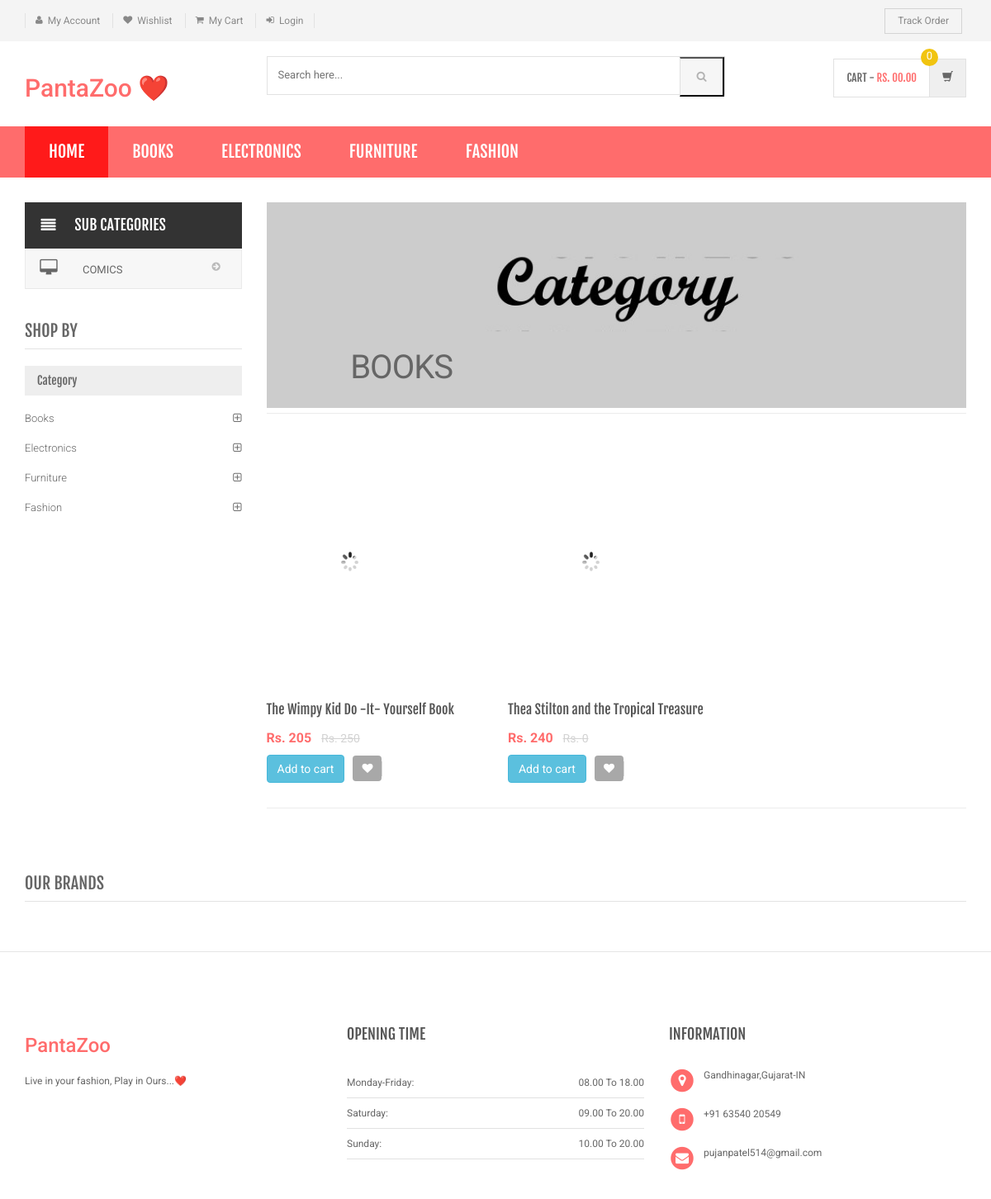
The page /category.php?cid=3 on the database its author committed.
### tables this page shows
CREATE TABLE `category` (
  `id` int(11) NOT NULL,
  `categoryName` varchar(255) DEFAULT NULL,
  `categoryDescription` longtext DEFAULT NULL,
  `creationDate` timestamp NOT NULL DEFAULT current_timestamp(),
  `updationDate` varchar(255) DEFAULT NULL
);

CREATE TABLE `subcategory` (
  `id` int(11) NOT NULL,
  `categoryid` int(11) DEFAULT NULL,
  `subcategory` varchar(255) DEFAULT NULL,
  `creationDate` timestamp NULL DEFAULT current_timestamp(),
  `updationDate` varchar(255) DEFAULT NULL
);

CREATE TABLE `products` (
  `id` int(11) NOT NULL,
  `category` int(11) NOT NULL,
  `subCategory` int(11) DEFAULT NULL,
  `productName` varchar(255) DEFAULT NULL,
  `productCompany` varchar(255) DEFAULT NULL,
  `productPrice` int(11) DEFAULT NULL,
  `productPriceBeforeDiscount` int(11) DEFAULT NULL,
  `productDescription` longtext DEFAULT NULL,
  `productImage1` varchar(255) DEFAULT NULL,
  `productImage2` varchar(255) DEFAULT NULL,
  `productImage3` varchar(255) DEFAULT NULL,
  `shippingCharge` int(11) DEFAULT NULL,
  `productAvailability` varchar(255) DEFAULT NULL,
  `postingDate` timestamp NULL DEFAULT current_timestamp(),
  `updationDate` varchar(255) DEFAULT NULL
);

### category.php (the view, shortened to what this page needs)
<?php
include('includes/config.php');
$cid=intval($_GET['cid']);
?>
<!DOCTYPE html>
<html lang="en">
	<head>
	    <link rel="stylesheet" href="assets/css/bootstrap.min.css">
	    <link rel="stylesheet" href="assets/css/main.css">
	    <link rel="stylesheet" href="assets/css/red.css">
	    <link rel="stylesheet" href="assets/css/owl.carousel.css">
		<link rel="stylesheet" href="assets/css/owl.transitions.css">
		<link href="assets/css/lightbox.css" rel="stylesheet">
		<link rel="stylesheet" href="assets/css/animate.min.css">
		<link rel="stylesheet" href="assets/css/rateit.css">
		<link rel="stylesheet" href="assets/css/bootstrap-select.min.css">
		<link rel="stylesheet" href="assets/css/config.css">
		<link href="assets/css/green.css" rel="alternate stylesheet" title="Green color">
		<link href="assets/css/blue.css" rel="alternate stylesheet" title="Blue color">
		<link href="assets/css/red.css" rel="alternate stylesheet" title="Red color">
		<link href="assets/css/orange.css" rel="alternate stylesheet" title="Orange color">
		<link href="assets/css/dark-green.css" rel="alternate stylesheet" title="Darkgreen color">
		<link rel="stylesheet" href="assets/css/font-awesome.min.css">
	</head>
    <body class="cnt-home">
<header class="header-style-1">
<?php include('includes/top-header.php');?>
<?php include('includes/main-header.php');?>
<?php include('includes/menu-bar.php');?>
</header>
<div class="body-content outer-top-xs">
	<div class='container'>
		<div class='row outer-bottom-sm'>
			<div class='col-md-3 sidebar'>
<div class="side-menu animate-dropdown outer-bottom-xs">
<div class="side-menu animate-dropdown outer-bottom-xs">
    <div class="head"><i class="icon fa fa-align-justify fa-fw"></i>Sub Categories</div>
    <nav class="yamm megamenu-horizontal" role="navigation">
        <ul class="nav">
            <li class="dropdown menu-item">
              <?php $sql=mysqli_query($con,"select id,subcategory  from subcategory where categoryid='$cid'");
while($row=mysqli_fetch_array($sql))
{
    ?>
                <a href="sub-category.php?scid=<?php echo $row['id'];?>" class="dropdown-toggle"><i class="icon fa fa-desktop fa-fw"></i>
                <?php echo $row['subcategory'];?></a>
                <?php }?>
</li>
</ul>
    </nav>
</div>
</div>
	            <div class="sidebar-module-container">
	            	<h3 class="section-title">shop by</h3>
	            	<div class="sidebar-filter">
<div class="sidebar-widget wow fadeInUp outer-bottom-xs ">
	<div class="widget-header m-t-20">
		<h4 class="widget-title">Category</h4>
	</div>
	<div class="sidebar-widget-body m-t-10">
	         <?php $sql=mysqli_query($con,"select id,categoryName  from category");
while($row=mysqli_fetch_array($sql))
{
    ?>
		<div class="accordion">
	    	<div class="accordion-group">
	            <div class="accordion-heading">
	                <a href="category.php?cid=<?php echo $row['id'];?>"  class="accordion-toggle collapsed">
	                   <?php echo $row['categoryName'];?>
	                </a>
	            </div>
	        </div>
	    </div>
	    <?php } ?>
	</div>
</div>
	            	</div>
	            </div>
            </div>
			<div class='col-md-9'>
	<div id="category" class="category-carousel hidden-xs">
		<div class="item">
			<div class="image">
				<img src="assets/images/banners/cat-banner-1.jpg" alt="" class="img-responsive">
			</div>
			<div class="container-fluid">
				<div class="caption vertical-top text-left">
					<div class="big-text">
						<br />
					</div>
					       <?php $sql=mysqli_query($con,"select categoryName  from category where id='$cid'");
while($row=mysqli_fetch_array($sql))
{
    ?>
					<div class="excerpt hidden-sm hidden-md">
						<?php echo htmlentities($row['categoryName']);?>
					</div>
			<?php } ?>
				</div>
			</div>
		</div>
</div>
				<div class="search-result-container">
					<div id="myTabContent" class="tab-content">
						<div class="tab-pane active " id="grid-container">
							<div class="category-product  inner-top-vs">
								<div class="row">
			<?php
$ret=mysqli_query($con,"select * from products where category='$cid'");
$num=mysqli_num_rows($ret);
if($num>0)
{
while ($row=mysqli_fetch_array($ret))
{?>
		<div class="col-sm-6 col-md-4 wow fadeInUp">
			<div class="products">
	<div class="product">
		<div class="product-image">
			<div class="image">
				<a href="product-details.php?pid=<?php echo htmlentities($row['id']);?>"><img  src="assets/images/blank.gif" data-echo="admin/productimages/<?php echo htmlentities($row['id']);?>/<?php echo htmlentities($row['productImage1']);?>" alt="" width="200" height="300"></a>
			</div>
		</div>
		<div class="product-info text-left">
			<h3 class="name"><a href="product-details.php?pid=<?php echo htmlentities($row['id']);?>"><?php echo htmlentities($row['productName']);?></a></h3>
			<div class="product-price">
				<span class="price">
					Rs. <?php echo htmlentities($row['productPrice']);?>			</span>
										     <span class="price-before-discount">Rs. <?php echo htmlentities($row['productPriceBeforeDiscount']);?></span>
			</div>
		</div>
					<div class="cart clearfix animate-effect">
				<div class="action">
					<ul class="list-unstyled">
						<li class="add-cart-button btn-group">
								<?php if($row['productAvailability']=='In Stock'){?>
							<a href="category.php?page=product&action=add&id=<?php echo $row['id']; ?>">
							<button class="btn btn-info" type="button">Add to cart</button></a>
								<?php } else {?>
							<div class="action" style="color:red">Out of Stock</div>
					<?php } ?>
						</li>
		                <li class="lnk wishlist">
							<a class="add-to-wishlist" href="category.php?pid=<?php echo htmlentities($row['id'])?>&&action=wishlist" title="Wishlist">
								 <i class="icon fa fa-heart"></i>
							</a>
						</li>
					</ul>
				</div>
			</div>
			</div>
			</div>
		</div>
	  <?php } } else {?>
		<div class="col-sm-6 col-md-4 wow fadeInUp"> <h3>No Product Found</h3>
		</div>
<?php } ?>
										</div>
							</div>
						</div>
				</div>
			</div>
		</div></div>
		<?php include('includes/brands-slider.php');?>
</div>
</div>
<?php include('includes/footer.php');?>
</body>
</html>

### includes/menu-bar.php (shortened to what this page needs)
<div class="header-nav animate-dropdown">
    <div class="container">
        <div class="yamm navbar navbar-default" role="navigation">
            <div class="nav-bg-class">
                <div class="navbar-collapse collapse" id="mc-horizontal-menu-collapse">
	<div class="nav-outer">
		<ul class="nav navbar-nav">
			<li class="active dropdown yamm-fw">
				<a href="index.php" data-hover="dropdown" class="dropdown-toggle">Home</a>
			</li>
              <?php $sql=mysqli_query($con,"select id,categoryName  from category limit 6");
while($row=mysqli_fetch_array($sql))
{
    ?>
			<li class="dropdown yamm">
				<a href="category.php?cid=<?php echo $row['id'];?>"> <?php echo $row['categoryName'];?></a>
			</li>
			<?php } ?>
		</ul>
		<div class="clearfix"></div>
	</div>
</div>
            </div>
        </div>
    </div>
</div>

### rows shown on the page
category: categoryName "BOOKS", categoryName "Books"
category: categoryName "ELECTRONICS", categoryName "Electronics"
category: categoryName "FURNITURE", categoryName "Furniture"
category: categoryName "FASHION", categoryName "Fashion"
subcategory: subcategory "COMICS"
products: productName "The Wimpy Kid Do -It- Yourself Book", productPrice "205", productPriceBeforeDiscount "250"
products: productName "Thea Stilton and the Tropical Treasure", productPrice "240", productPriceBeforeDiscount "0"
